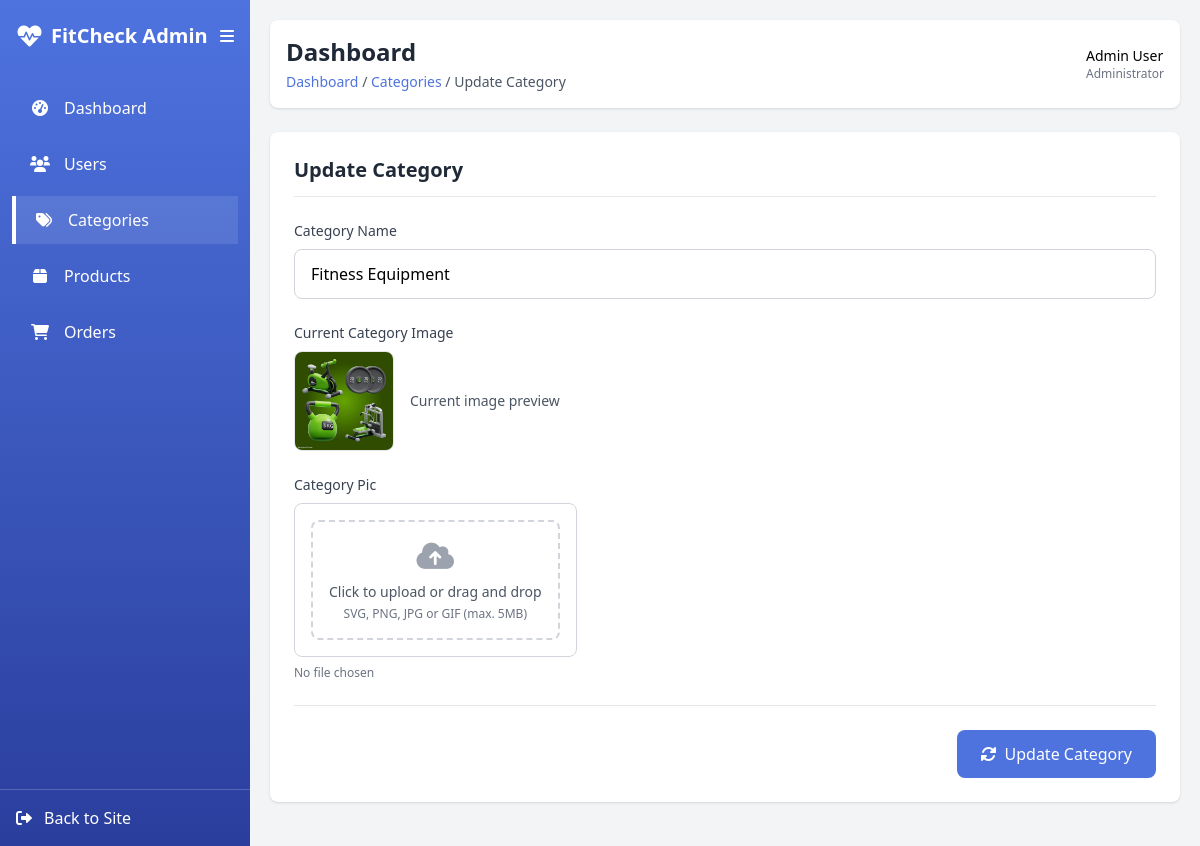
Page /update_category.php?id=30 on the committed database.
### tables this page shows
CREATE TABLE `tbl_category` (
  `cat_id` int(11) NOT NULL,
  `cat_name` varchar(70) NOT NULL,
  `cat_pic` varchar(255) NOT NULL
);

### update_category.php (the view, shortened to what this page needs)
<?php
$id = $_GET['id'];
include 'connect.php';
$query = "SELECT * FROM `tbl_category` WHERE `cat_id`=$id";
$result = mysqli_query($con, $query);
$row = mysqli_fetch_assoc($result);
?>
<!DOCTYPE html>
<html lang="en">
<head>
    <script src="https://cdn.tailwindcss.com"></script>
    <link rel="stylesheet" href="https://cdnjs.cloudflare.com/ajax/libs/font-awesome/6.0.0-beta3/css/all.min.css">
</head>
<body class="bg-gray-100">
    <div class="flex">
        <div
            class="sidebar bg-gradient-to-b from-primary to-[#2a3e9d] text-white h-screen fixed top-0 left-0 pt-5 overflow-y-auto">
            <div class="flex items-center justify-between px-4">
                <h1 class="text-xl font-bold flex items-center">
                    <i class="fas fa-heartbeat text-2xl mr-2"></i>
                    <span class="nav-text">FitCheck Admin</span>
                </h1>
                <button id="sidebarToggle" class="text-white">
                    <i class="fas fa-bars"></i>
                </button>
            </div>
            <div class="mt-8">
                <ul class="space-y-2 px-3">
                    <li>
                        <a href="admin_dash.php"
                            class="flex items-center py-3 px-4 rounded-lg text-white hover:bg-white hover:bg-opacity-10 transition">
                            <i class="fas fa-tachometer-alt w-6 text-center"></i>
                            <span class="nav-text ml-3">Dashboard</span>
                        </a>
                    </li>
                    <li>
                        <a href="admin_user.php"
                            class="flex items-center py-3 px-4 rounded-lg text-white hover:bg-white hover:bg-opacity-10 transition">
                            <i class="fas fa-users w-6 text-center"></i>
                            <span class="nav-text ml-3">Users</span>
                        </a>
                    </li>
                    <li class="active-tab">
                        <a href="admin_cat.php"
                            class="flex items-center py-3 px-4 rounded-lg text-white hover:bg-white hover:bg-opacity-10 transition">
                            <i class="fas fa-tags w-6 text-center"></i>
                            <span class="nav-text ml-3">Categories</span>
                        </a>
                    </li>
                    <li>
                        <a href="admin_products.php"
                            class="flex items-center py-3 px-4 rounded-lg text-white hover:bg-white hover:bg-opacity-10 transition">
                            <i class="fas fa-box w-6 text-center"></i>
                            <span class="nav-text ml-3">Products</span>
                        </a>
                    </li>
                    <li>
                        <a href="admin_order.php"
                            class="flex items-center py-3 px-4 rounded-lg text-white hover:bg-white hover:bg-opacity-10 transition">
                            <i class="fas fa-shopping-cart w-6 text-center"></i>
                            <span class="nav-text ml-3">Orders</span>
                        </a>
                    </li>
                </ul>
            </div>
            <div class="absolute bottom-0 w-full p-4 border-t border-white border-opacity-20">
                <a href="../index.php" class="flex items-center text-white hover:text-gray-200">
                    <i class="fas fa-sign-out-alt"></i>
                    <span class="nav-text ml-3">Back to Site</span>
                </a>
            </div>
        </div>
        <div class="main-content w-full p-5">
            <div class="bg-white rounded-lg shadow p-4 mb-6 flex justify-between items-center">
                <div>
                    <h2 class="text-2xl font-bold text-gray-800">Dashboard</h2>
                    <nav class="text-sm text-gray-600 mt-1">
                        <a href="admin_dash.php" class="text-primary hover:underline">Dashboard</a> /
                        <a href="admin_cat.php" class="text-primary hover:underline">Categories</a> /
                        <span>Update Category</span>
                    </nav>
                </div>
                <div class="flex items-center space-x-4">
                    <div class="flex items-center">
                        <div class="ml-2">
                            <p class="text-sm font-medium">Admin User</p>
                            <p class="text-xs text-gray-500">Administrator</p>
                        </div>
                    </div>
                </div>
            </div>
            <form action="" method="post" enctype="multipart/form-data">
                <div class="bg-white rounded-lg shadow p-6 mb-6">
                    <h3 class="text-xl font-bold text-gray-800 mb-6 border-b pb-3">Update Category</h3>
                    <form id="updateCategoryForm" class="max-w-lg">
                        <div class="mb-6">
                            <label for="categoryName" class="block text-sm font-medium text-gray-700 mb-2">
                                Category Name
                            </label>
                            <input type="text" id="categoryName" name="txtcatname"
                                class="w-full px-4 py-3 border border-gray-300 rounded-lg focus:ring-primary focus:border-primary transition"
                                value="<?= $row['cat_name']; ?>" placeholder="Enter Category Name" required>
                        </div>
                        <div class="mb-6">
                            <label class="block text-sm font-medium text-gray-700 mb-2">
                                Current Category Image
                            </label>
                            <div class="flex items-center space-x-4">
                                <img src="<?= $row['cat_pic']; ?>" alt="Current category" class="category-image">
                                <span class="text-sm text-gray-600">Current image preview</span>
                            </div>
                        </div>
                        <div class="mb-6">
                            <label class="block text-sm font-medium text-gray-700 mb-2">
                                Category Pic
                            </label>
                            <div class="file-upload relative border border-gray-300 rounded-lg p-4 text-center">
                                <div
                                    class="flex flex-col items-center justify-center p-4 border-2 border-dashed border-gray-300 rounded-lg">
                                    <i class="fas fa-cloud-upload-alt text-3xl text-gray-400 mb-2"></i>
                                    <p class="text-sm text-gray-600 mb-1">Click to upload or drag and drop</p>
                                    <p class="text-xs text-gray-500">SVG, PNG, JPG or GIF (max. 5MB)</p>
                                </div>
                            </div>
                            <p class="text-xs text-gray-500 mt-2" id="fileName">No file chosen</p>
                        </div>
                        <hr class="my-6 border-gray-200">
                        <div class="flex justify-end">
                            <button type="submit" name="btnsubmit"
                                class="px-6 py-3 bg-primary text-white rounded-lg hover:bg-blue-700 transition font-medium flex items-center">
                                <i class="fas fa-sync-alt mr-2"></i> Update Category
                            </button>
                        </div>
                    </form>
                </div>
            </form>
        </div>
    </div>
</body>
</html>

### update_category.php (style rules this page uses)
.sidebar { width: 250px; transition: all 0.3s; }
.main-content { margin-left: 250px; transition: all 0.3s; }
.active-tab { background-color: rgba(255, 255, 255, 0.1); border-left: 4px solid white; }
.category-image { width: 100px; height: 100px; object-fit: cover; border-radius: 8px; border: 1px solid #e5e7eb; }
.file-upload { position: relative; display: inline-block; }

### rows in the picture
tbl_category: txtcatname "Fitness Equipment", cat_pic (picture)
